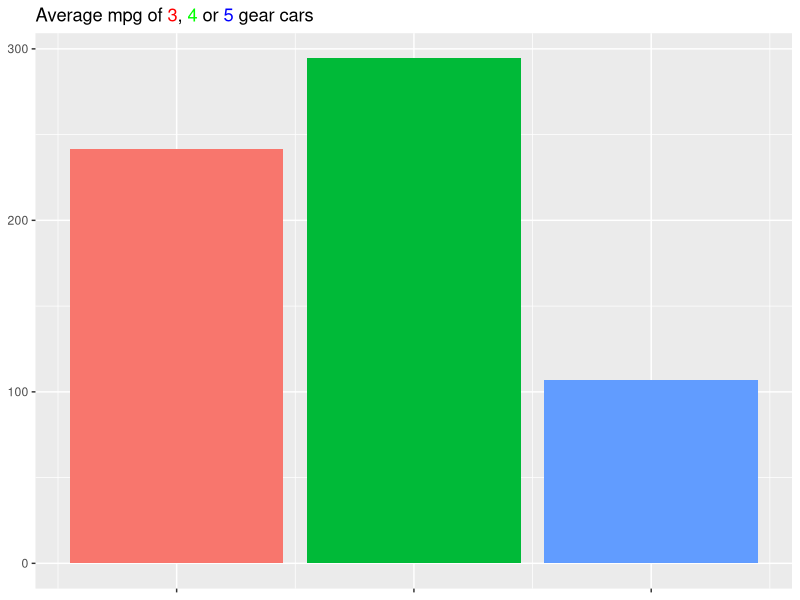
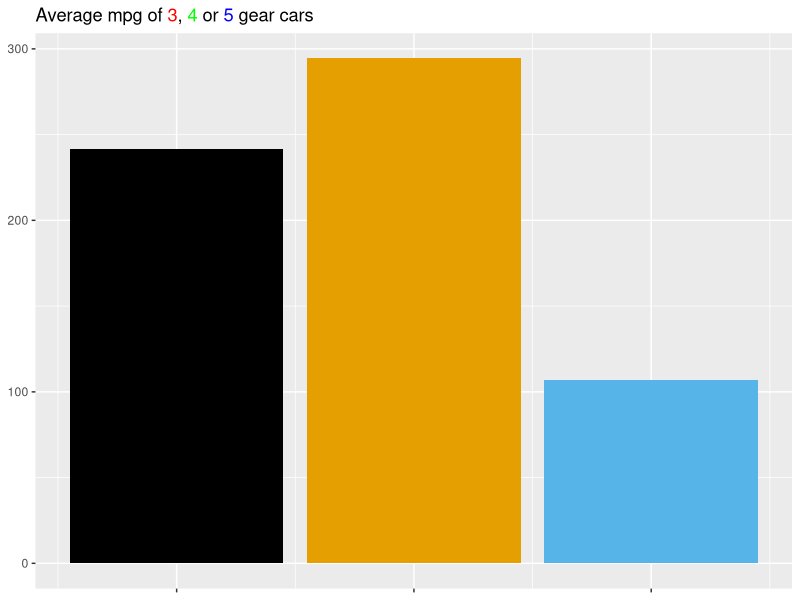
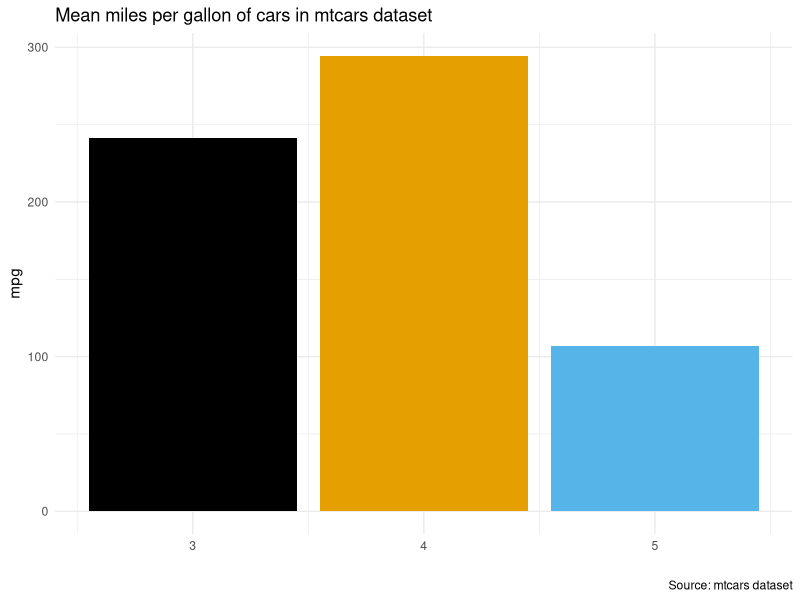

Write the R code that produced these figures, in order.
## ---- chunk 1
library(ggplot2)
library(ggtext)
library(ggthemes)
## ---- chunk 2
ggplot(mtcars, aes(x = gear, y = mpg, fill = as.factor(gear))) + 
  geom_col(show.legend = FALSE) +
  labs(title = "Average mpg of <span style = 'color: red;'>3</span>, <span style = 'color: green;'>4</span> or <span style = 'color: blue;'>5</span> gear cars") +
  theme(plot.title = element_markdown(),
        axis.text.x = element_blank(),
        axis.title = element_blank())
## ---- chunk 3
ggplot(mtcars, aes(x = gear, y = mpg, fill = as.factor(gear))) + 
  geom_col(show.legend = FALSE) +
  labs(title = "Average mpg of <span style = 'color: red;'>3</span>, <span style = 'color: green;'>4</span> or <span style = 'color: blue;'>5</span> gear cars") +
  theme(plot.title = element_markdown(),
        axis.text.x = element_blank(),
        axis.title = element_blank()) +
  scale_fill_colorblind()
  
## ---- chunk 4
plot <-
  ggplot(mtcars, aes(x = gear, y = mpg, fill = as.factor(gear))) +
  geom_col(show.legend = FALSE) +
  labs(
    title = "Mean miles per gallon of cars in mtcars dataset",
    y.axis = "Miles per Gallon",
    x = "",
    alt = "A bar chart showing the mean miles per gallon achieved by cars with 3, 4 or 5 gears. Cars with 3 cars obtained the worst miles per gallon",
    caption = "Source: mtcars dataset"
  ) +
  theme_minimal() +
  scale_fill_colorblind()
## ---- chunk 5
    #| fig-alt: !expr ggplot2::get_alt_text(plot)
    plot
